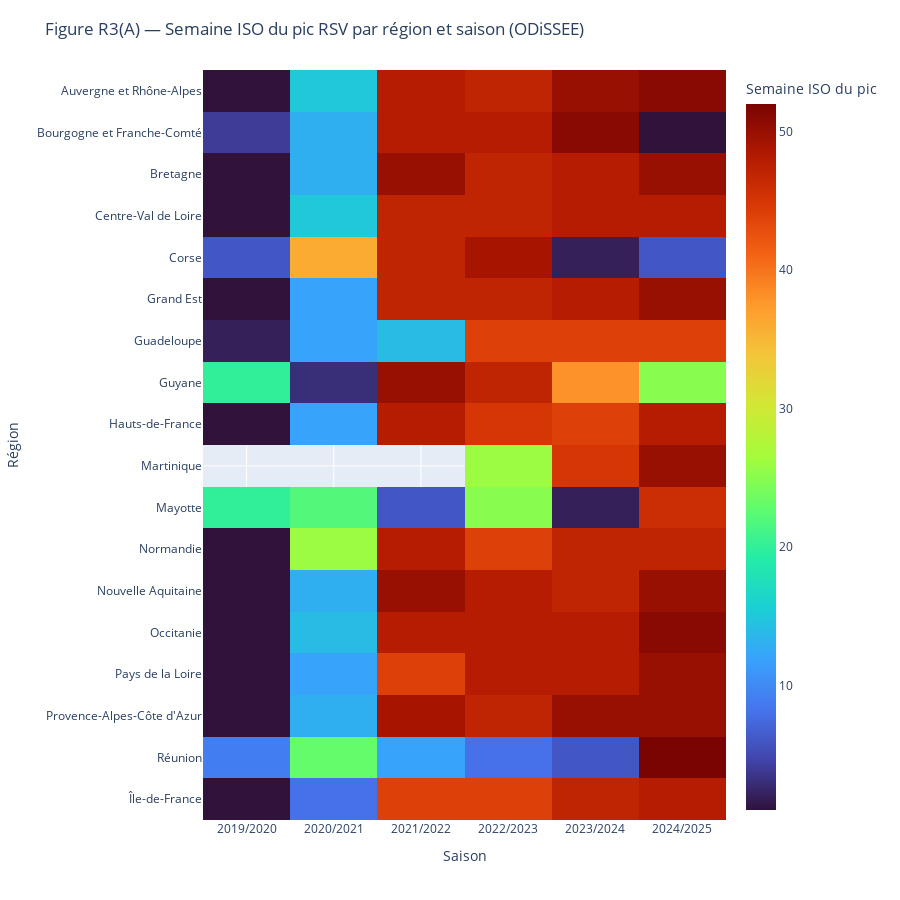
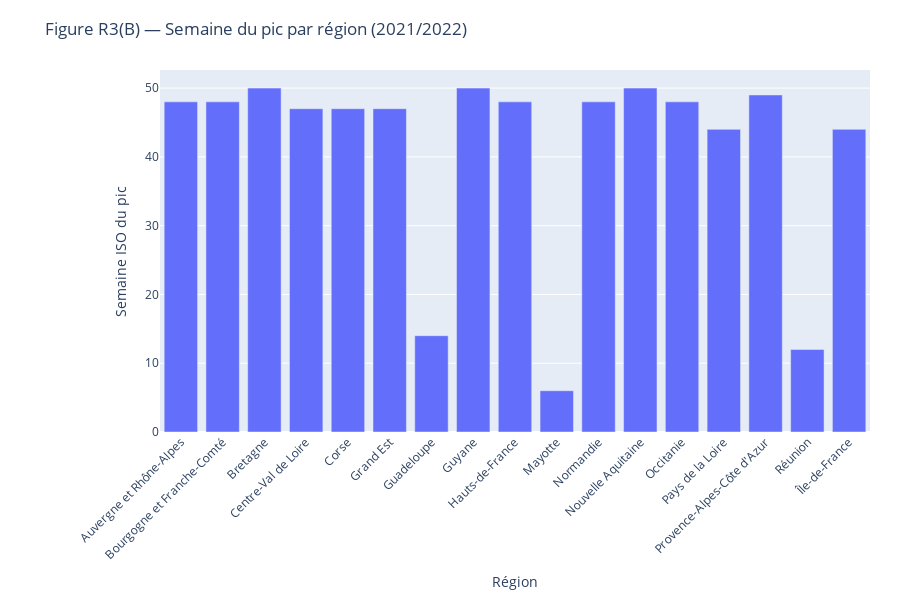

Notebook cell for these charts, in order:
### Markdown cell above
### Figure R3(A) — Semaine ISO du **pic** par région et par saison

(A) **Heatmap** (région × saison) de la **semaine ISO du pic** (ODiSSEE).  
(B) **Barres** pour une saison exemple (par défaut **2021/2022**), lisible en annexe si besoin.

### Code cell
assert FR_REG is not None, "Fichier régional ODiSSEE manquant"
reg = read_csv_dates(FR_REG)
mask_reg = (reg["topic"].astype(str)=="RSV") & (reg["geo_level"].astype(str).str.upper().isin(["REG","REGION","NREG"]))
rsv_reg = reg.loc[mask_reg].copy()

# métrique: hosp si dispo sinon urgences
metric_reg = "taux_hosp" if "taux_hosp" in rsv_reg.columns else (
    "taux_passages_urgences" if "taux_passages_urgences" in rsv_reg.columns else None
)
assert metric_reg is not None, "Aucune métrique RSV trouvée au niveau régional"

tmp_reg = add_season_grid(rsv_reg.dropna(subset=["date_monday", metric_reg]), "date_monday")

def peak_row_region(g):
    g2 = g.dropna(subset=[metric_reg])
    if g2.empty:
        return pd.Series({"peak_iso_week": np.nan})
    idx = g2[metric_reg].idxmax()
    d = pd.to_datetime(g2.loc[idx, "date_monday"])
    return pd.Series({"peak_iso_week": int(d.isocalendar().week)})

season_reg = (tmp_reg.groupby(["geo_name","season_label"], as_index=False)
              .apply(peak_row_region).reset_index(drop=True))
season_reg = season_reg[season_reg["season_label"].between("2018/2019","2024/2025")].copy()

# (A) Heatmap région × saison
pv_r = season_reg.pivot_table(index="geo_name", columns="season_label", values="peak_iso_week", aggfunc="mean")
pv_r = pv_r.loc[sorted(pv_r.index), sorted(pv_r.columns)]

fig_R3a = go.Figure(go.Heatmap(
    z=pv_r.values, x=pv_r.columns, y=pv_r.index,
    colorscale="Turbo", colorbar=dict(title="Semaine ISO du pic"),
    hovertemplate="Région: %{y}<br>Saison: %{x}<br>Sem. pic: %{z}<extra></extra>"
))
fig_R3a.update_layout(
    title="Figure R3(A) — Semaine ISO du pic RSV par région et saison (ODiSSEE)",
    xaxis=dict(title="Saison"), yaxis=dict(title="Région", autorange="reversed"),
    margin=dict(l=160, r=30, t=70, b=80), height=900
)
fig_R3a.show()

# (B) Barres — saison exemple
focus_season = "2021/2022"
fig_R3b = px.bar(
    season_reg[season_reg["season_label"]==focus_season],
    x="geo_name", y="peak_iso_week",
    labels={"geo_name":"Région","peak_iso_week":"Semaine ISO du pic"},
    title=f"Figure R3(B) — Semaine du pic par région ({focus_season})"
)
fig_R3b.update_layout(xaxis_tickangle=-45, margin=dict(l=160, r=30, t=70, b=120), height=600)
fig_R3b.show()

try:
    fig_R3a.write_image(OUT / "FigR3A_peak_week_region_heatmap.png", scale=2)
    fig_R3a.write_image(OUT / "FigR3A_peak_week_region_heatmap.pdf")
    fig_R3b.write_image(OUT / f"FigR3B_peak_week_region_bar_{focus_season.replace('/','-')}.png", scale=2)
    fig_R3b.write_image(OUT / f"FigR3B_peak_week_region_bar_{focus_season.replace('/','-')}.pdf")
except Exception as e:
    print("Export Fig.R3 échoué:", e)

### Figure 1 — Plotly figure (JSON) as saved in the notebook; plotly's stock layout.template omitted (floating-point values rounded to 4 significant figures)
{"data": [{"colorbar": {"title": {"text": "Semaine ISO du pic"}}, "colorscale": [[0, "#30123b"], [0.07143, "#4145ab"], [0.1429, "#4675ed"], [0.2143, "#39a2fc"], [0.2857, "#1bcfd4"], [0.3571, "#24eca6"], [0.4286, "#61fc6c"], [0.5, "#a4fc3b"], [0.5714, "#d1e834"], [0.6429, "#f3c63a"], [0.7143, "#fe9b2d"], [0.7857, "#f36315"], [0.8571, "#d93806"], [0.9286, "#b11901"], [1, "#7a0402"]], "hovertemplate": "Région: %{y}<br>Saison: %{x}<br>Sem. pic: %{z}<extra></extra>", "type": "heatmap", "x": ["2019/2020", "2020/2021", "2021/2022", "2022/2023", "2023/2024", "2024/2025"], "y": ["Auvergne et Rhône-Alpes", "Bourgogne et Franche-Comté", "Bretagne", "Centre-Val de Loire", "Corse", "Grand Est", "Guadeloupe", "Guyane", "Hauts-de-France", "Martinique", "Mayotte", "Normandie", "Nouvelle Aquitaine", "Occitanie", "Pays de la Loire", "Provence-Alpes-Côte d'Azur", "Réunion", "Île-de-France"], "z": [[1.0, 15.0, 48.0, 47.0, 50.0, 51.0], [4.0, 13.0, 48.0, 48.0, 51.0, 1.0], [1.0, 13.0, 50.0, 47.0, 48.0, 50.0], [1.0, 15.0, 47.0, 47.0, 48.0, 48.0], [6.0, 36.0, 47.0, 49.0, 2.0, 6.0], [1.0, 12.0, 47.0, 47.0, 48.0, 50.0], [2.0, 12.0, 14.0, 44.0, 44.0, 44.0], [20.0, 3.0, 50.0, 47.0, 38.0, 25.0], [1.0, 12.0, 48.0, 45.0, 44.0, 48.0], [NaN, NaN, NaN, 26.0, 45.0, 50.0], [20.0, 22.0, 6.0, 25.0, 2.0, 46.0], [1.0, 26.0, 48.0, 44.0, 47.0, 47.0], [1.0, 13.0, 50.0, 48.0, 47.0, 50.0], [1.0, 14.0, 48.0, 48.0, 48.0, 51.0], [1.0, 12.0, 44.0, 48.0, 48.0, 50.0], [1.0, 13.0, 49.0, 47.0, 50.0, 50.0], [9.0, 23.0, 12.0, 8.0, 6.0, 52.0], [1.0, 8.0, 44.0, 44.0, 47.0, 48.0]]}], "layout": {"height": 900, "margin": {"b": 80, "l": 160, "r": 30, "t": 70}, "title": {"text": "Figure R3(A) — Semaine ISO du pic RSV par région et saison (ODiSSEE)"}, "xaxis": {"title": {"text": "Saison"}}, "yaxis": {"autorange": "reversed", "title": {"text": "Région"}}}}

### Figure 2 — Plotly figure (JSON) as saved in the notebook; plotly's stock layout.template omitted (floating-point values rounded to 4 significant figures)
{"data": [{"hovertemplate": "Région=%{x}<br>Semaine ISO du pic=%{y}<extra></extra>", "legendgroup": "", "marker": {"color": "#636efa", "pattern": {"shape": ""}}, "name": "", "orientation": "v", "showlegend": false, "textposition": "auto", "type": "bar", "x": ["Auvergne et Rhône-Alpes", "Bourgogne et Franche-Comté", "Bretagne", "Centre-Val de Loire", "Corse", "Grand Est", "Guadeloupe", "Guyane", "Hauts-de-France", "Mayotte", "Normandie", "Nouvelle Aquitaine", "Occitanie", "Pays de la Loire", "Provence-Alpes-Côte d'Azur", "Réunion", "Île-de-France"], "xaxis": "x", "y": [48, 48, 50, 47, 47, 47, 14, 50, 48, 6, 48, 50, 48, 44, 49, 12, 44], "yaxis": "y"}], "layout": {"barmode": "relative", "height": 600, "legend": {"tracegroupgap": 0}, "margin": {"b": 120, "l": 160, "r": 30, "t": 70}, "title": {"text": "Figure R3(B) — Semaine du pic par région (2021/2022)"}, "xaxis": {"anchor": "y", "domain": [0, 1], "tickangle": -45, "title": {"text": "Région"}}, "yaxis": {"anchor": "x", "domain": [0, 1], "title": {"text": "Semaine ISO du pic"}}}}
